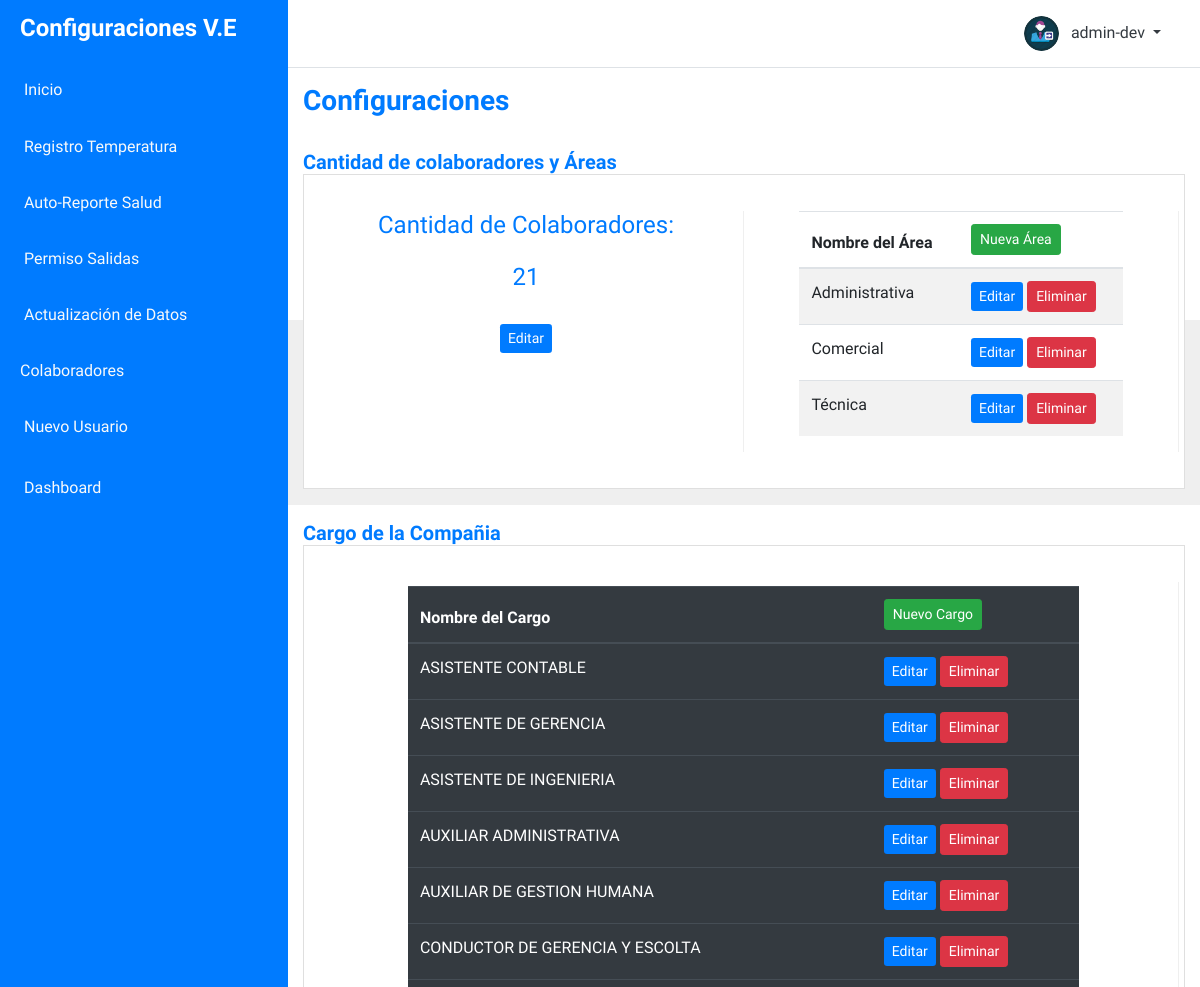
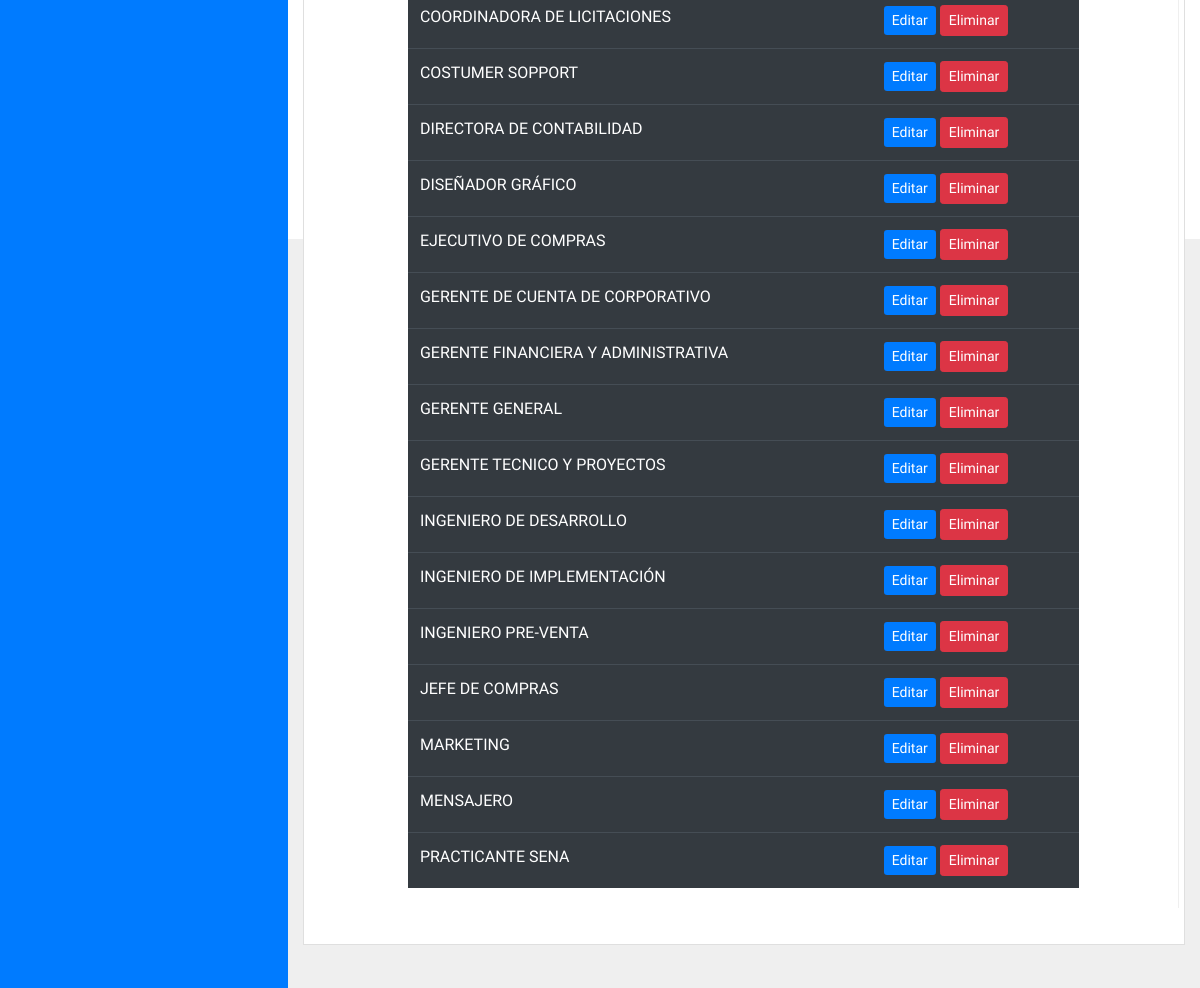
Screenshot of /configuraciones (signed in) with the database file from the repository (2 pictures, top to bottom).
### models.py (models this page shows, shortened)
class User(db.Model, UserMixin):
    __tablename__ = 'users'
    id = db.Column(db.Integer, primary_key=True)
    username = db.Column(db.String(50), unique=True, nullable=False)
    encrypted_password = db.Column(db.String(93), unique=False)
    email = db.Column(db.String(100), unique=True, nullable=False)
    created_at = db.Column(db.DateTime, default=datetime.datetime.now())
    @property
    def password(self):
        pass
    @classmethod
    def get_by_id(cls, id):
        return User.query.filter_by(id=id).first()

class Cantida_colaborador(db.Model):
    __tablename__= 'Cant_Empleados'
    id = db.Column(db.Integer, primary_key=True)
    quantity = db.Column(db.String(20))
    created_at = db.Column(db.DateTime, default=datetime.datetime.now())

class Areas(db.Model):
    __tablename__= 'Areas'
    id = db.Column(db.Integer, primary_key=True)
    area_name = db.Column(db.String(100))
    created_at = db.Column(db.DateTime, default=datetime.datetime.now())

class Cargos(db.Model):
    __tablename__= 'Cargos'
    id = db.Column(db.Integer, primary_key=True)
    charges = db.Column(db.String(100))
    created_at = db.Column(db.DateTime, default=datetime.datetime.now())

### views.py (the view)
@page.route("/configuraciones")
@login_required
def configuraciones():
    title = 'Configuraciones'
    cant_col = Cantida_colaborador.query.all()
    cargo = Cargos.query.order_by(Cargos.charges.asc()).all()
    area = Areas.query.order_by(Areas.area_name.asc()).all()
    return render_template('views/registros/configuraciones.html', title=title,
                            cant=cant_col, cargo=cargo, area=area)

### views.py (called while the page is built)
@login_manager.user_loader
def load_user(id):
    return User.get_by_id(id)

### templates/views/registros/configuraciones.html (shortened to what this page needs)
<!doctype html>
<html lang="es">
<head>
    <link rel="stylesheet" href="https://stackpath.bootstrapcdn.com/bootstrap/4.3.1/css/bootstrap.min.css"
>
    <link rel="stylesheet" href="static/css/dashboard.css">
    <link href="https://unpkg.com/ionicons@4.5.10-0/dist/css/ionicons.min.css" rel="stylesheet">
</head>
<body>
    <div class="d-flex" id="content-wrapper">
        <div id="sidebar-container" class="bg-primary">
            <div class="logo">
                <h4 class="text-light font-weight-bold mb-0">
                    <a id="logo" href="{{ url_for('.index') }}"> Configuraciones V.E</a>
                </h4>
            </div>
            <div class="menu">
                <a href="{{ url_for('.index') }}" class="d-block text-light p-3 border-0">
                    Inicio</a>
                <a href="{{ url_for('.registTemp') }}" class="d-block text-light p-3 border-0">
                    Registro Temperatura</a>
                <a href="{{ url_for('.autoreporte') }}" class="d-block text-light p-3 border-0">
                    Auto-Reporte Salud</a>
                <a href="{{ url_for('.permiso_Salida') }}" class="d-block text-light p-3 border-0">
                    Permiso Salidas</a>
                <a href="{{ url_for('.actual_datos') }}" class="d-block text-light p-3 border-0">
                    Actualización de Datos</a>
                <a href="#" class="d-block text-light p-3 border-0" role="button" data-toggle="dropdown" aria-haspopup="true" aria-expanded="false">
                    Colaboradores
                </a>
                <a href="{{ url_for('.registroUser') }}" class="d-block text-light p-3 border-0">
                    Nuevo Usuario</a>
                <a href="{{ url_for('.reportes') }}" class="d-block text-light p-3 border-0">
                    Dashboard</a>
            </div>
        </div>
        <div class="w-100">
         <nav class="navbar navbar-expand-lg navbar-light bg-light border-bottom">
            <div class="container">
              <div class="collapse navbar-collapse" id="navbarSupportedContent">
                <ul class="navbar-nav ml-auto mt-2 mt-lg-0">
                  <li class="nav-item dropdown">
                    <a class="nav-link text-dark dropdown-toggle" href="#" id="navbarDropdown" role="button"
                      data-toggle="dropdown" aria-haspopup="true" aria-expanded="false">
                      <img src="static/images/user-1.png" class="img-fluid rounded-circle avatar mr-2"
                      alt="Imagen de Perfil" />
                        {{ current_user.username }}
                    </a>
                  </li>
                </ul>
              </div>
            </div>
          </nav>
        <div id="content" class="bg-grey w-100">
            <section class="bg-light py-3">
                <div class="container">
                    <div class="row">
                        <div class="col-lg-9 col-md-8">
                            <h3 class="font-weight-bold mb-0">Configuraciones</h3>
                        </div>
                    </div>
                </div>
            </section>
            <section class="bg-mix py-3">
                <div class="container">
                    <h5 class="font-weight-bold mb-0">Cantidad de colaboradores y Áreas</h5>
                    <div class="card rounded-0">
                        <div class="card-body">
                            <div class="row">
                                <div class="col-lg-6 col-md-6 d-flex stat my-3">
                                    <div class="mx-auto">
                                        {% for l in cant %}
                                        <div class="form-group" style="text-align: center;">
                                            <h4 for="message-text" class="control-label mb-0">Cantidad de Colaboradores:</h4><br>
                                            <h4 class="control-label">{{ l.quantity }}</h4><br>
                                            <a href="{{ url_for('.edit_cantidad', id_cant=l.id) }}" class="btn btn-primary btn-sm" data-toggle="modal" data-target="#editCant">Editar</a>
                                        </div>
                                        {% endfor %}
                                    </div>
                                </div>
                                <div class="col-lg-6 col-md-6 d-flex stat my-3">
                                    <div class="mx-auto" id="tam-table">
                                        <table class="table table-hover table-striped">
                                            <thead>
                                                <tr>
                                                    <th>Nombre del Área</th>
                                                    <th>
                                                        <button type="button" data-toggle="modal" data-target="#newArea" class="btn btn-success btn-sm">Nueva Área</button>
                                                    </th>
                                                </tr>
                                            </thead>
                                            <tbody>
                                                {% for a in area %}
                                                <tr>
                                                    <td>{{ a.area_name }}</td>
                                                    <td>
                                                        <a href="{{ url_for('.edit_area', id_area=a.id) }}" class="btn btn-primary btn-sm" data-toggle="modal" data-target="#editArea{{a.id}}">Editar</a>
                                                        <a href="{{ url_for('.delete_area', id_area=a.id) }}" class="btn btn-danger btn-sm" onclick="return confirm('Esta seguro que desea Eliminarlo?')">Eliminar</a>
                                                    </td>
                                                </tr>
                                                {% endfor %}
                                            </tbody>
                                        </table>
                                    </div>
                                </div>
                          </div>
                      </div>
                  </div>
              </div>
            </section>
                <section class="bg-mix py-3">
                    <div class="container">
                        <h5 class="font-weight-bold mb-0">Cargo de la Compañia</h5>
                        <div class="card rounded-0">
                            <div class="card-body">
                                <div class="row">
                                    <div class="col-lg-12 col-md-12 d-flex stat my-3">
                                        <div class="mx-auto m-1" id="tam-table">
                                            <table class="table table-hover table-dark">
                                                <thead>
                                                    <tr>
                                                        <th>Nombre del Cargo</th>
                                                        <th>
                                                            <button type="button" data-toggle="modal" data-target="#newCargo" class="btn btn-success btn-sm">Nuevo Cargo</button>
                                                        </th>
                                                    </tr>
                                                </thead>
                                                <tbody>
                                                    {% for c in cargo %}
                                                        <tr>
                                                            <td>{{ c.charges }}</td>
                                                            <td>
                                                                <a href="{{ url_for('.edit_cargos', id_cargo=c.id) }}" class="btn btn-primary btn-sm" data-toggle="modal" data-target="#editCargo{{c.id}}">Editar</a>
                                                                <a href="{{ url_for('.delete_cargo', id_cargo=c.id) }}" class="btn btn-danger btn-sm" onclick="return confirm('Esta seguro que desea Eliminarlo?')">Eliminar</a>
                                                            </td>
                                                        </tr>
                                                    {% endfor %}
                                                </tbody>
                                            </table>
                                        </div>
                                    </div>
                                </div>
                            </div>
                        </div>
                    </div>
                </section>
            </div>
        </div>
    </div>
    </body>
</html>

### static/css/dashboard.css (style rules this page uses)
:root { --primary: #007bff; --light: #ffffff; --grey: #efefef; }
body { overflow: hidden; font-family: 'Muli', sans-serif; font-weight: 300; color: var(--primary); }
#logo { color: white !important; }
.bg-primary { background-color: var(--primary) !important; }
.bg-light { background-color: var(--light) !important; }
.bg-grey { background-color: var(--grey) !important; }
.bg-mix { background: linear-gradient(180deg, var(--light) 50%, var(--grey) 0); }
.btn-primary { background-color: var(--primary); border: 0; }
#sidebar-container { min-height: 100vh; }
#sidebar-container .logo { padding: 0.875rem 1.25rem; }
#sidebar-container .menu { width: 18rem; }
#content { overflow-y: auto; height: 100vh; padding-bottom: 5rem; }
#tam-table { width: 80%; }
.avatar { max-width: 35px; }
.stat { border-right: 1px solid var(--grey); }

### rows the page displays
User: username "admin-dev"
Cantida_colaborador: quantity "21"
Areas: area_name "Administrativa"
Areas: area_name "Comercial"
Areas: area_name "Técnica"
Cargos: charges "ASISTENTE CONTABLE"
Cargos: charges "ASISTENTE DE GERENCIA"
Cargos: charges "ASISTENTE DE INGENIERIA"
Cargos: charges "AUXILIAR ADMINISTRATIVA"
Cargos: charges "AUXILIAR DE GESTION HUMANA"
Cargos: charges "CONDUCTOR DE GERENCIA Y ESCOLTA"
Cargos: charges "COORDINADORA DE LICITACIONES"
Cargos: charges "COSTUMER SOPPORT"
Cargos: charges "DIRECTORA DE CONTABILIDAD"
Cargos: charges "DISEÑADOR GRÁFICO"
Cargos: charges "EJECUTIVO DE COMPRAS"
Cargos: charges "GERENTE DE CUENTA DE CORPORATIVO"
Cargos: charges "GERENTE FINANCIERA Y ADMINISTRATIVA"
Cargos: charges "GERENTE GENERAL"
Cargos: charges "GERENTE TECNICO Y PROYECTOS"
Cargos: charges "INGENIERO DE DESARROLLO"
Cargos: charges "INGENIERO DE IMPLEMENTACIÓN"
Cargos: charges "INGENIERO PRE-VENTA"
Cargos: charges "JEFE DE COMPRAS"
Cargos: charges "MARKETING"
Cargos: charges "MENSAJERO"
Cargos: charges "PRACTICANTE SENA"
